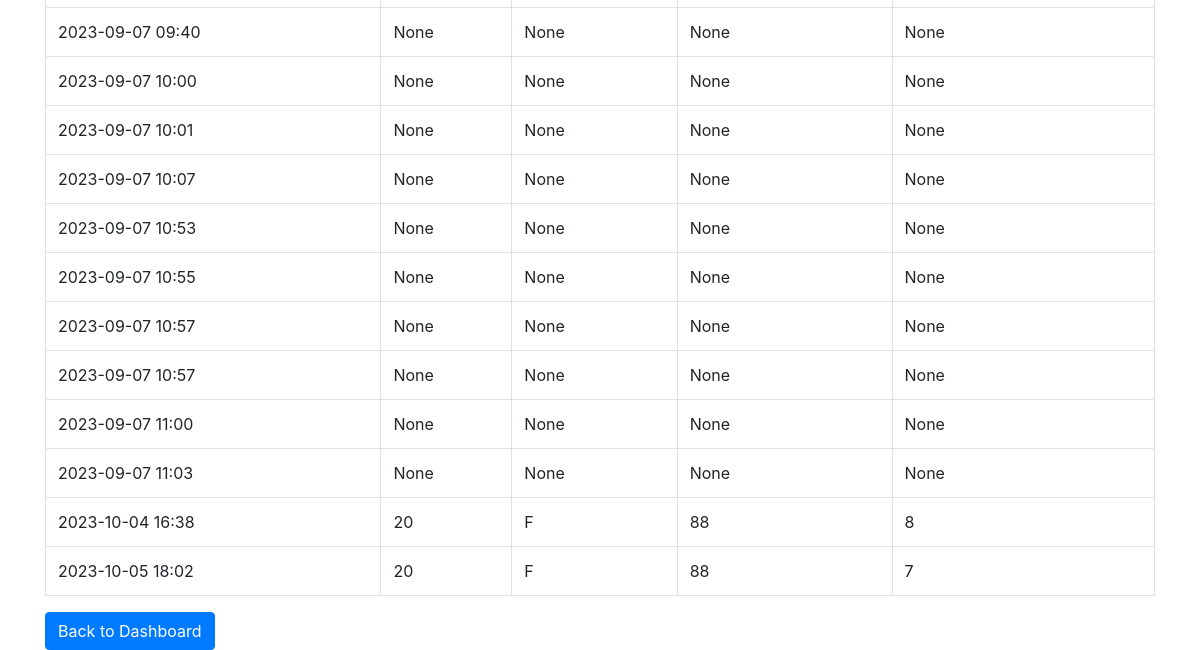
Page /view_data (signed in, lower part) on the earlier database version.
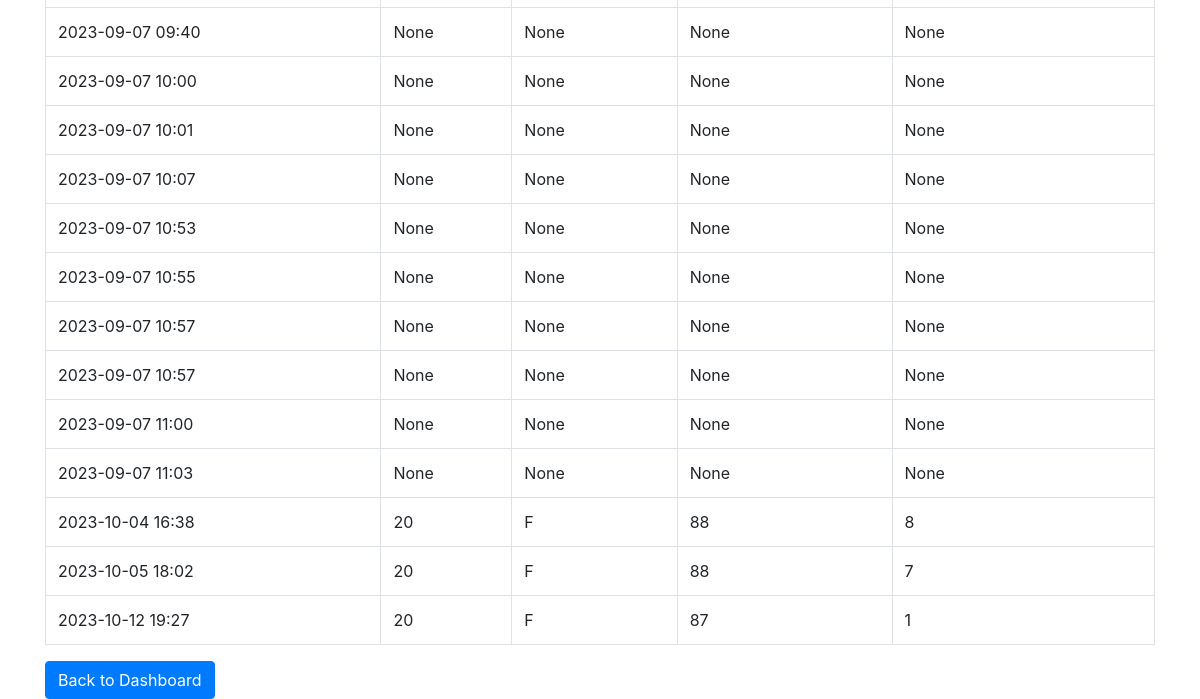
Same page on the later database version.
### app.py (models this page shows)
class HealthData(db.Model):
    id = db.Column(db.Integer, primary_key=True)
    user_id = db.Column(db.Integer, db.ForeignKey('user.id'), nullable=False)
    age = db.Column(db.Integer)
    datetime = db.Column(db.DateTime, default=datetime.utcnow)
    gender = db.Column(db.String)
    heart_rate = db.Column(db.Integer)
    anxiety = db.Column(db.Integer)
    def __repr__(self):
        return f'<HealthData for User {self.id}>'

### app.py (the view)
@app.route('/view_data', methods=['GET'])
def view_data():
    print("out of if")
    user_id = session.get('user_id')
    if user_id:
        user = User.query.get(user_id)
        if user:
            try:
                health_data = HealthData.query.filter_by(user_id=user_id).all()
                print("User:", user)
                print("Health Data:", health_data)
                return render_template('view_data.html', user=user, health_data=health_data)
            except Exception as e:
                print("Error fetching health data:", str(e))
                flash('An error occurred while fetching health data.', 'danger')
                return redirect(url_for('home'))
    flash('You need to log in to view health data.', 'danger')
    return redirect(url_for('home'))

### app.py (called while the page is built)
    def __repr__(self):
        return f'<User {self.name}>'

### templates/view_data.html (shortened to what this page needs)
<!DOCTYPE html>
<html>
<head>
    <link rel="stylesheet" href="https://maxcdn.bootstrapcdn.com/bootstrap/4.5.2/css/bootstrap.min.css">
    <link rel="stylesheet" href="https://stackpath.bootstrapcdn.com/bootstrap/4.5.2/css/bootstrap.min.css">
</head>
<body>
    <div class="container mt-5">
        <table class="table table-bordered">
            <tbody>
                {% for data in health_data %}
                        <tr>
                            <td>{{ data.datetime.strftime('%Y-%m-%d %H:%M') }}</td>
                            <td>{{ data.age }}</td>
                            <td>{{ data.gender }}</td>
                            <td>{{ data.heart_rate }}</td>
                            <td>{{ data.anxiety }}</td>
                        </tr>
                {% endfor %}
            </tbody>
        </table>
    </div>
    <div class="container mt-3">
        <a href="{{ url_for('dashboard') }}" class="btn btn-primary">Back to Dashboard</a>
    </div>
</body>
</html>

### templates/view_data.html (style rules this page uses)
body { background-size: cover; background-repeat: no-repeat; background-attachment: fixed; }

Differences in the rows shown:
added HealthData: datetime "2023-10-12 19:27", age "20", gender "F", heart_rate "87", anxiety "1"
